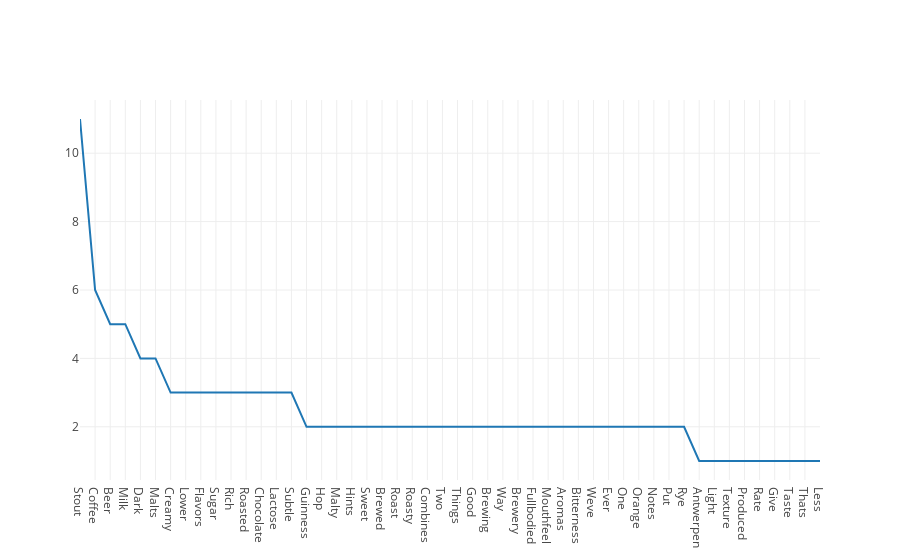

The notebook cell this image was saved under:
### Code cell
plot_words('Sweet Stout')

### Figure 1 — Plotly figure (JSON) as saved in the notebook; plotly's stock layout.template omitted (floating-point values rounded to 4 significant figures)
{"data": [{"type": "scatter", "uid": "7120c640-e6c8-11e8-8ae1-20c9d04272b1", "x": ["Stout", "Coffee", "Beer", "Milk", "Dark", "Malts", "Creamy", "Lower", "Flavors", "Sugar", "Rich", "Roasted", "Chocolate", "Lactose", "Subtle", "Guinness", "Hop", "Malty", "Hints", "Sweet", "Brewed", "Roast", "Roasty", "Combines", "Two", "Things", "Good", "Brewing", "Way", "Brewery", "Fullbodied", "Mouthfeel", "Aromas", "Bitterness", "Weve", "Ever", "One", "Orange", "Notes", "Put", "Rye", "Antwerpen", "Light", "Texture", "Produced", "Rate", "Give", "Taste", "Thats", "Less"], "y": [11, 6, 5, 5, 4, 4, 3, 3, 3, 3, 3, 3, 3, 3, 3, 2, 2, 2, 2, 2, 2, 2, 2, 2, 2, 2, 2, 2, 2, 2, 2, 2, 2, 2, 2, 2, 2, 2, 2, 2, 2, 1, 1, 1, 1, 1, 1, 1, 1, 1]}], "layout": {}}
